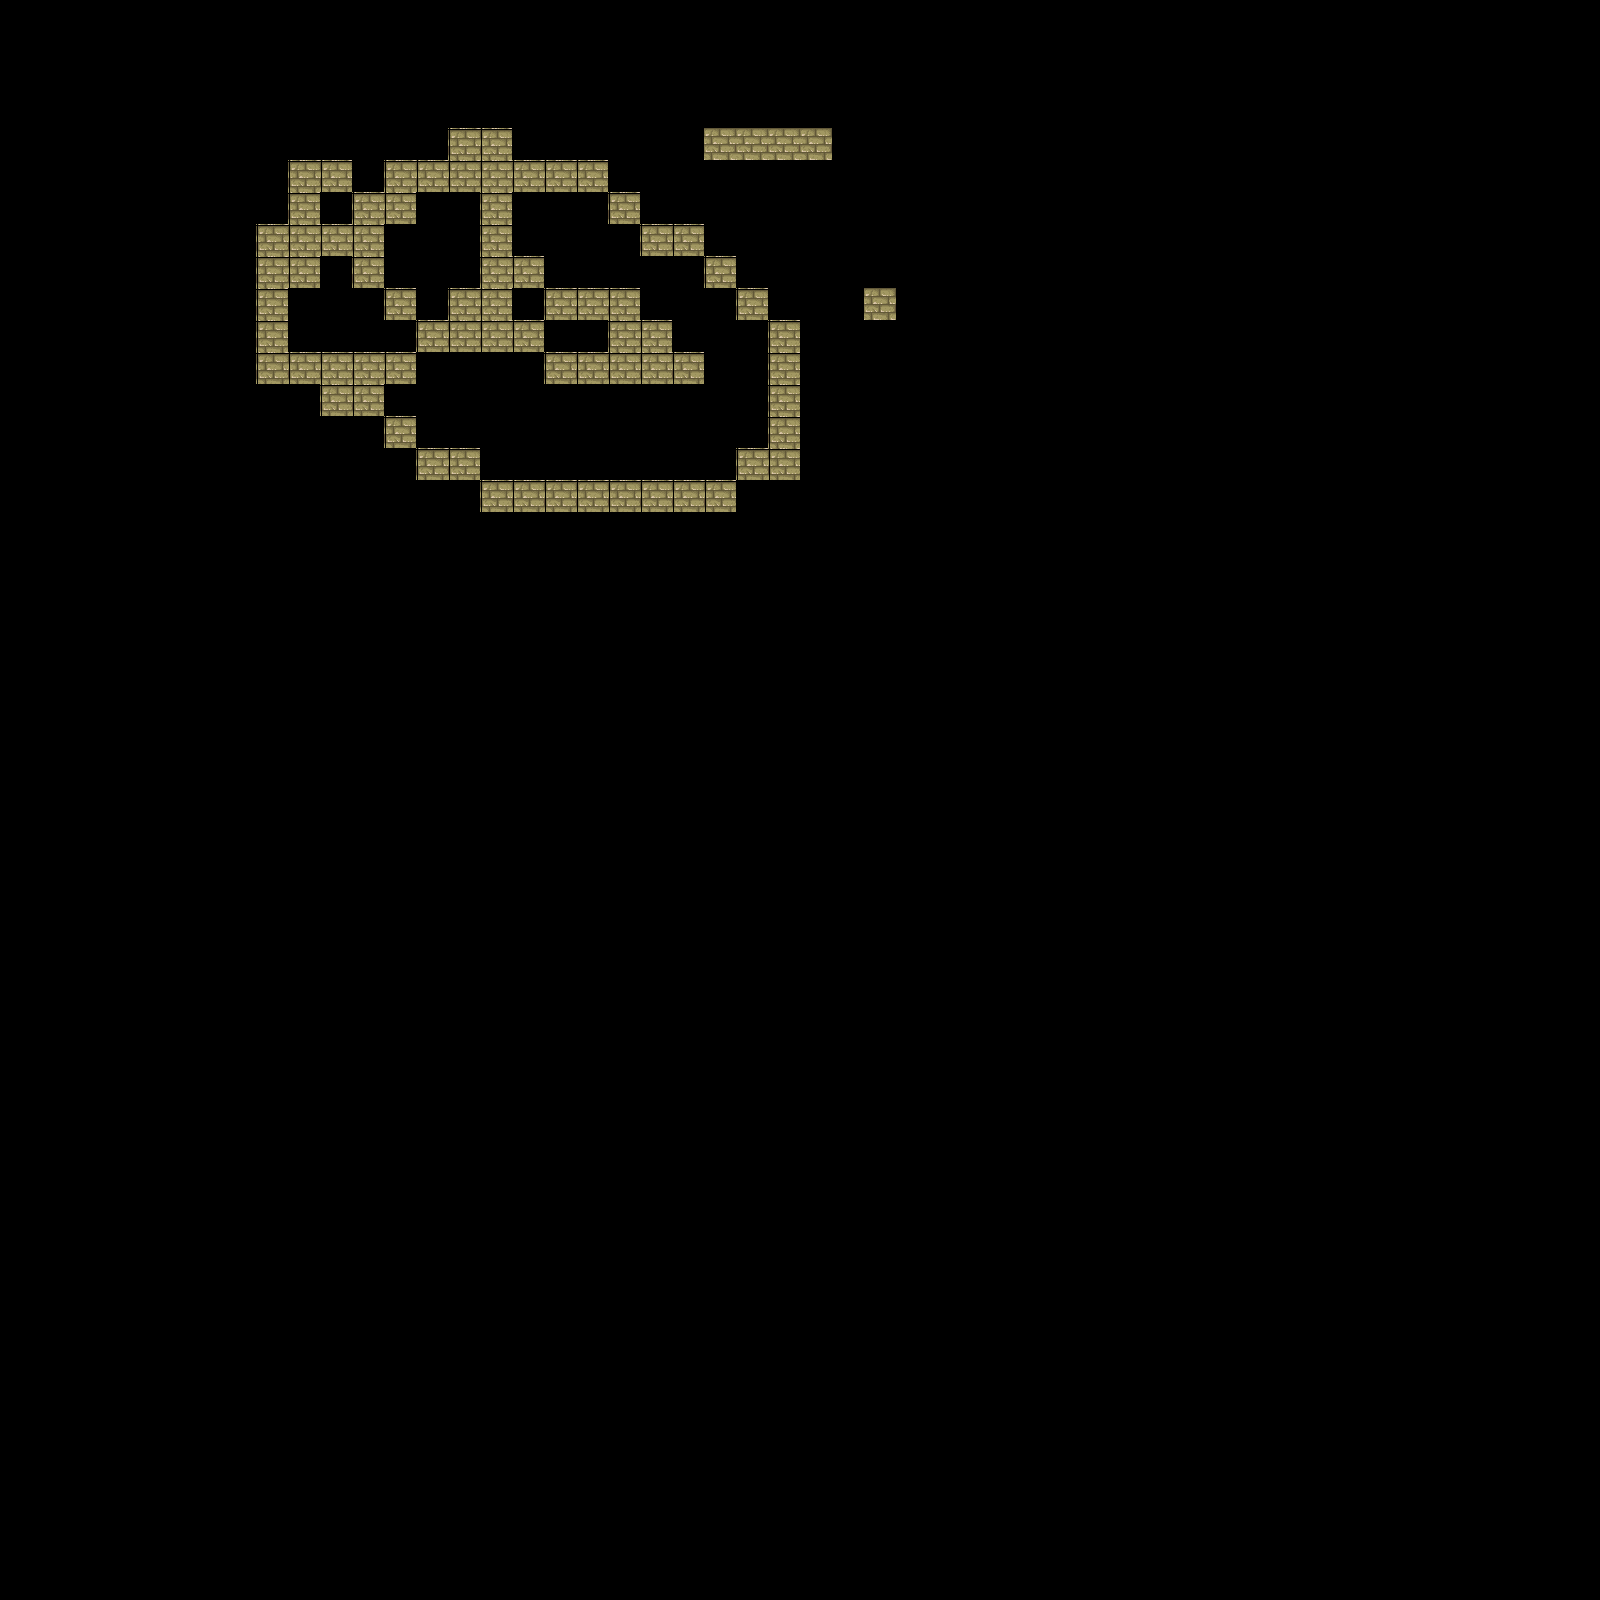

Tiled map render using the project's own tile images. Description and the whole map definition, tile-layer contents included, below:
An orthogonal 50x50 tile map with 32x32 px tiles, 1 tile layer (块层 1), 2 tilesets.

<map version="1.0" orientation="orthogonal" width="50" height="50" tilewidth="32" tileheight="32">
 <tileset firstgid="1" name="tmw_desert_spacing" tilewidth="32" tileheight="32">
  <image source="tmw_desert_spacing.png" width="265" height="199" />
 </tileset>
 <tileset firstgid="49" name="tt" tilewidth="32" tileheight="32" spacing="1" margin="1">
  <image source="tmw_desert_spacing.png" width="265" height="199" />
 </tileset>
 <layer name="块层 1" width="50" height="50">
  <data encoding="csv">
0,0,0,0,0,0,0,0,0,0,0,0,0,0,0,0,0,0,0,0,0,0,0,0,0,0,0,0,0,0,0,0,0,0,0,0,0,0,0,0,0,0,0,0,0,0,0,0,0,0,
0,0,0,0,0,0,0,0,0,0,0,0,0,0,0,0,0,0,0,0,0,0,0,0,0,0,0,0,0,0,0,0,0,0,0,0,0,0,0,0,0,0,0,0,0,0,0,0,0,0,
0,0,0,0,0,0,0,0,0,0,0,0,0,0,0,0,0,0,0,0,0,0,0,0,0,0,0,0,0,0,0,0,0,0,0,0,0,0,0,0,0,0,0,0,0,0,0,0,0,0,
0,0,0,0,0,0,0,0,0,0,0,0,0,0,0,0,0,0,0,0,0,0,0,0,0,0,0,0,0,0,0,0,0,0,0,0,0,0,0,0,0,0,0,0,0,0,0,0,0,0,
0,0,0,0,0,0,0,0,0,0,0,0,0,0,10,10,0,0,0,0,0,0,58,58,58,58,0,0,0,0,0,0,0,0,0,0,0,0,0,0,0,0,0,0,0,0,0,0,0,0,
0,0,0,0,0,0,0,0,0,10,10,0,10,10,10,10,10,10,10,0,0,0,0,0,0,0,0,0,0,0,0,0,0,0,0,0,0,0,0,0,0,0,0,0,0,0,0,0,0,0,
0,0,0,0,0,0,0,0,0,10,0,10,10,0,0,10,0,0,0,10,0,0,0,0,0,0,0,0,0,0,0,0,0,0,0,0,0,0,0,0,0,0,0,0,0,0,0,0,0,0,
0,0,0,0,0,0,0,0,10,10,10,10,0,0,0,10,0,0,0,0,10,10,0,0,0,0,0,0,0,0,0,0,0,0,0,0,0,0,0,0,0,0,0,0,0,0,0,0,0,0,
0,0,0,0,0,0,0,0,10,10,0,10,0,0,0,10,10,0,0,0,0,0,10,0,0,0,0,0,0,0,0,0,0,0,0,0,0,0,0,0,0,0,0,0,0,0,0,0,0,0,
0,0,0,0,0,0,0,0,10,0,0,0,10,0,10,10,0,10,10,10,0,0,0,10,0,0,0,58,0,0,0,0,0,0,0,0,0,0,0,0,0,0,0,0,0,0,0,0,0,0,
0,0,0,0,0,0,0,0,10,0,0,0,0,10,10,10,10,0,0,10,10,0,0,0,10,0,0,0,0,0,0,0,0,0,0,0,0,0,0,0,0,0,0,0,0,0,0,0,0,0,
0,0,0,0,0,0,0,0,10,10,10,10,10,0,0,0,0,10,10,10,10,10,0,0,10,0,0,0,0,0,0,0,0,0,0,0,0,0,0,0,0,0,0,0,0,0,0,0,0,0,
0,0,0,0,0,0,0,0,0,0,10,10,0,0,0,0,0,0,0,0,0,0,0,0,10,0,0,0,0,0,0,0,0,0,0,0,0,0,0,0,0,0,0,0,0,0,0,0,0,0,
0,0,0,0,0,0,0,0,0,0,0,0,10,0,0,0,0,0,0,0,0,0,0,0,10,0,0,0,0,0,0,0,0,0,0,0,0,0,0,0,0,0,0,0,0,0,0,0,0,0,
0,0,0,0,0,0,0,0,0,0,0,0,0,10,10,0,0,0,0,0,0,0,0,10,10,0,0,0,0,0,0,0,0,0,0,0,0,0,0,0,0,0,0,0,0,0,0,0,0,0,
0,0,0,0,0,0,0,0,0,0,0,0,0,0,0,10,10,10,10,10,10,10,10,0,0,0,0,0,0,0,0,0,0,0,0,0,0,0,0,0,0,0,0,0,0,0,0,0,0,0,
0,0,0,0,0,0,0,0,0,0,0,0,0,0,0,0,0,0,0,0,0,0,0,0,0,0,0,0,0,0,0,0,0,0,0,0,0,0,0,0,0,0,0,0,0,0,0,0,0,0,
0,0,0,0,0,0,0,0,0,0,0,0,0,0,0,0,0,0,0,0,0,0,0,0,0,0,0,0,0,0,0,0,0,0,0,0,0,0,0,0,0,0,0,0,0,0,0,0,0,0,
0,0,0,0,0,0,0,0,0,0,0,0,0,0,0,0,0,0,0,0,0,0,0,0,0,0,0,0,0,0,0,0,0,0,0,0,0,0,0,0,0,0,0,0,0,0,0,0,0,0,
0,0,0,0,0,0,0,0,0,0,0,0,0,0,0,0,0,0,0,0,0,0,0,0,0,0,0,0,0,0,0,0,0,0,0,0,0,0,0,0,0,0,0,0,0,0,0,0,0,0,
0,0,0,0,0,0,0,0,0,0,0,0,0,0,0,0,0,0,0,0,0,0,0,0,0,0,0,0,0,0,0,0,0,0,0,0,0,0,0,0,0,0,0,0,0,0,0,0,0,0,
0,0,0,0,0,0,0,0,0,0,0,0,0,0,0,0,0,0,0,0,0,0,0,0,0,0,0,0,0,0,0,0,0,0,0,0,0,0,0,0,0,0,0,0,0,0,0,0,0,0,
0,0,0,0,0,0,0,0,0,0,0,0,0,0,0,0,0,0,0,0,0,0,0,0,0,0,0,0,0,0,0,0,0,0,0,0,0,0,0,0,0,0,0,0,0,0,0,0,0,0,
0,0,0,0,0,0,0,0,0,0,0,0,0,0,0,0,0,0,0,0,0,0,0,0,0,0,0,0,0,0,0,0,0,0,0,0,0,0,0,0,0,0,0,0,0,0,0,0,0,0,
0,0,0,0,0,0,0,0,0,0,0,0,0,0,0,0,0,0,0,0,0,0,0,0,0,0,0,0,0,0,0,0,0,0,0,0,0,0,0,0,0,0,0,0,0,0,0,0,0,0,
0,0,0,0,0,0,0,0,0,0,0,0,0,0,0,0,0,0,0,0,0,0,0,0,0,0,0,0,0,0,0,0,0,0,0,0,0,0,0,0,0,0,0,0,0,0,0,0,0,0,
0,0,0,0,0,0,0,0,0,0,0,0,0,0,0,0,0,0,0,0,0,0,0,0,0,0,0,0,0,0,0,0,0,0,0,0,0,0,0,0,0,0,0,0,0,0,0,0,0,0,
0,0,0,0,0,0,0,0,0,0,0,0,0,0,0,0,0,0,0,0,0,0,0,0,0,0,0,0,0,0,0,0,0,0,0,0,0,0,0,0,0,0,0,0,0,0,0,0,0,0,
0,0,0,0,0,0,0,0,0,0,0,0,0,0,0,0,0,0,0,0,0,0,0,0,0,0,0,0,0,0,0,0,0,0,0,0,0,0,0,0,0,0,0,0,0,0,0,0,0,0,
0,0,0,0,0,0,0,0,0,0,0,0,0,0,0,0,0,0,0,0,0,0,0,0,0,0,0,0,0,0,0,0,0,0,0,0,0,0,0,0,0,0,0,0,0,0,0,0,0,0,
0,0,0,0,0,0,0,0,0,0,0,0,0,0,0,0,0,0,0,0,0,0,0,0,0,0,0,0,0,0,0,0,0,0,0,0,0,0,0,0,0,0,0,0,0,0,0,0,0,0,
0,0,0,0,0,0,0,0,0,0,0,0,0,0,0,0,0,0,0,0,0,0,0,0,0,0,0,0,0,0,0,0,0,0,0,0,0,0,0,0,0,0,0,0,0,0,0,0,0,0,
0,0,0,0,0,0,0,0,0,0,0,0,0,0,0,0,0,0,0,0,0,0,0,0,0,0,0,0,0,0,0,0,0,0,0,0,0,0,0,0,0,0,0,0,0,0,0,0,0,0,
0,0,0,0,0,0,0,0,0,0,0,0,0,0,0,0,0,0,0,0,0,0,0,0,0,0,0,0,0,0,0,0,0,0,0,0,0,0,0,0,0,0,0,0,0,0,0,0,0,0,
0,0,0,0,0,0,0,0,0,0,0,0,0,0,0,0,0,0,0,0,0,0,0,0,0,0,0,0,0,0,0,0,0,0,0,0,0,0,0,0,0,0,0,0,0,0,0,0,0,0,
0,0,0,0,0,0,0,0,0,0,0,0,0,0,0,0,0,0,0,0,0,0,0,0,0,0,0,0,0,0,0,0,0,0,0,0,0,0,0,0,0,0,0,0,0,0,0,0,0,0,
0,0,0,0,0,0,0,0,0,0,0,0,0,0,0,0,0,0,0,0,0,0,0,0,0,0,0,0,0,0,0,0,0,0,0,0,0,0,0,0,0,0,0,0,0,0,0,0,0,0,
0,0,0,0,0,0,0,0,0,0,0,0,0,0,0,0,0,0,0,0,0,0,0,0,0,0,0,0,0,0,0,0,0,0,0,0,0,0,0,0,0,0,0,0,0,0,0,0,0,0,
0,0,0,0,0,0,0,0,0,0,0,0,0,0,0,0,0,0,0,0,0,0,0,0,0,0,0,0,0,0,0,0,0,0,0,0,0,0,0,0,0,0,0,0,0,0,0,0,0,0,
0,0,0,0,0,0,0,0,0,0,0,0,0,0,0,0,0,0,0,0,0,0,0,0,0,0,0,0,0,0,0,0,0,0,0,0,0,0,0,0,0,0,0,0,0,0,0,0,0,0,
0,0,0,0,0,0,0,0,0,0,0,0,0,0,0,0,0,0,0,0,0,0,0,0,0,0,0,0,0,0,0,0,0,0,0,0,0,0,0,0,0,0,0,0,0,0,0,0,0,0,
0,0,0,0,0,0,0,0,0,0,0,0,0,0,0,0,0,0,0,0,0,0,0,0,0,0,0,0,0,0,0,0,0,0,0,0,0,0,0,0,0,0,0,0,0,0,0,0,0,0,
0,0,0,0,0,0,0,0,0,0,0,0,0,0,0,0,0,0,0,0,0,0,0,0,0,0,0,0,0,0,0,0,0,0,0,0,0,0,0,0,0,0,0,0,0,0,0,0,0,0,
0,0,0,0,0,0,0,0,0,0,0,0,0,0,0,0,0,0,0,0,0,0,0,0,0,0,0,0,0,0,0,0,0,0,0,0,0,0,0,0,0,0,0,0,0,0,0,0,0,0,
0,0,0,0,0,0,0,0,0,0,0,0,0,0,0,0,0,0,0,0,0,0,0,0,0,0,0,0,0,0,0,0,0,0,0,0,0,0,0,0,0,0,0,0,0,0,0,0,0,0,
0,0,0,0,0,0,0,0,0,0,0,0,0,0,0,0,0,0,0,0,0,0,0,0,0,0,0,0,0,0,0,0,0,0,0,0,0,0,0,0,0,0,0,0,0,0,0,0,0,0,
0,0,0,0,0,0,0,0,0,0,0,0,0,0,0,0,0,0,0,0,0,0,0,0,0,0,0,0,0,0,0,0,0,0,0,0,0,0,0,0,0,0,0,0,0,0,0,0,0,0,
0,0,0,0,0,0,0,0,0,0,0,0,0,0,0,0,0,0,0,0,0,0,0,0,0,0,0,0,0,0,0,0,0,0,0,0,0,0,0,0,0,0,0,0,0,0,0,0,0,0,
0,0,0,0,0,0,0,0,0,0,0,0,0,0,0,0,0,0,0,0,0,0,0,0,0,0,0,0,0,0,0,0,0,0,0,0,0,0,0,0,0,0,0,0,0,0,0,0,0,0,
0,0,0,0,0,0,0,0,0,0,0,0,0,0,0,0,0,0,0,0,0,0,0,0,0,0,0,0,0,0,0,0,0,0,0,0,0,0,0,0,0,0,0,0,0,0,0,0,0,0
</data>
 </layer>
</map>
